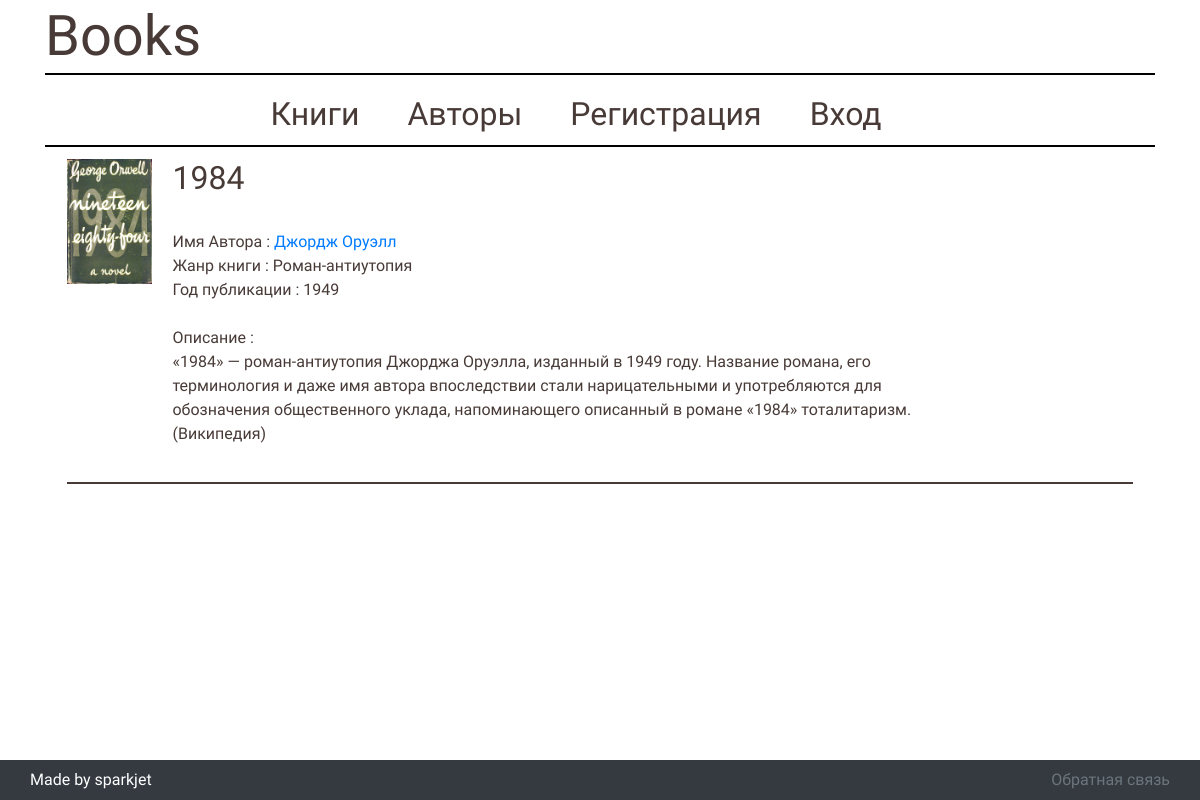
Screenshot of /books/1 with the database file from the repository.
### bookapp/models.py (models this page shows, shortened)
class Book(models.Model):
	book_autor = models.ForeignKey(Autor, on_delete=models.SET_NULL, null=True)
	book_autor_info = models.CharField(max_length=303)
	book_name = models.CharField(max_length=2**10)
	book_genre = models.CharField(max_length=32)
	book_picture = models.ImageField(upload_to='bookapp/static/bookapp/pictures', default=None)
	book_year = models.PositiveSmallIntegerField(
			validators=[
				MaxValueValidator(
					datetime.now().year,
					'Год должен быть не больше чем тукущий'
				)
			]
		)
	book_description = models.TextField()
	def get_static_url(self):
		return self.book_picture.url[7:]

class Autor(models.Model):
	author_full_name = models.CharField(max_length=303, default=None)
	date_birth = models.DateField('birth date')
	death_date = models.DateField('death date')
	birth_place = models.CharField(max_length=90, default=None)
	author_picture = models.ImageField(upload_to='bookapp/static/bookapp/pictures', default=None)
	def __str__(self):
		return self.author_full_name

### bookapp/views.py (the view)
# urls.py: path('books/<int:pk>', views.particular_book, name='particular_book'),
def particular_book(request, pk):
	book = get_object_or_404(Book, pk=pk)
	book_author = Autor.objects.filter(author_full_name=book.book_autor_info).get()
	context = {
		'book': book,
		'book_author': book_author
	}
	return render(request, 'bookapp/book_info.html', context)

### bookapp/templates/bookapp/book_info.html (shortened to what this page needs)
{% extends "bookapp/primary_pattern.html" %}
{% load static %}
{% block page_configs %}
	<link rel="stylesheet" type="text/css" href="{% static 'bookapp/styles_for_book.css' %}">
{% endblock page_configs %}
{% block content %}
	<div class="book">
		<div class="image-wrapper">
			<img src="{{ book.get_static_url }}" class="book-picture">
		</div>
		<div>
		<h1 class="book-title">{{ book.book_name }}</h1><br>
		{% if book.book_autor %}
				<span class="book-attribute">Имя Автора : <a href="{% url 'bookapp:particular_author' book_author.pk %}">
					{{ book.book_autor }}
				</a></span><br>
		{% else %}
			<span class="book-attribute">Имя Автора : {{ book.book_autor_info }}</span><br>
		{% endif %}
		<span class="book-attribute">Жанр книги : {{ book.book_genre }}</span><br>
		<span class="book-attribute">Год публикации : {{ book.book_year }}</span><br><br>
		<span>Описание :</span><br>
		<p class="book-description">{{ book.book_description }}</p>
		</div>
	</div>
{% endblock content %}

### bookapp/static/bookapp/styles.css (style rules this page uses)
* { margin: 0; padding: 0; }
body { font-family: 'Roboto Condensed', sans-serif !important; }
a { text-decoration: none !important; }

### bookapp/static/bookapp/styles_for_book.css (style rules this page uses)
.book { color: #483B37; margin: 12px 2%; display: flex; padding-bottom: 20px; border-bottom: 2px solid #483B37; }
.book-title { font-size: 2em; }
.book-description { width:80%; }
.book-picture { width:100%; object-fit:cover; }
.image-wrapper { width:200px; margin-right: 20px; }

### rows the page displays
Book: get_static_url (picture), book_name "1984", book_autor "Джордж Оруэлл", book_genre "Роман-антиутопия", book_year "1949", book_description "«1984» — роман-антиутопия Джорджа Оруэлла, изданный в 1949 году. Название романа, его терминология и даже имя автора впоследствии стали нарицательными и употребляются для обозначения общественного уклада, напоминающего описанный в романе «1984» тоталитаризм. (Википедия)"
